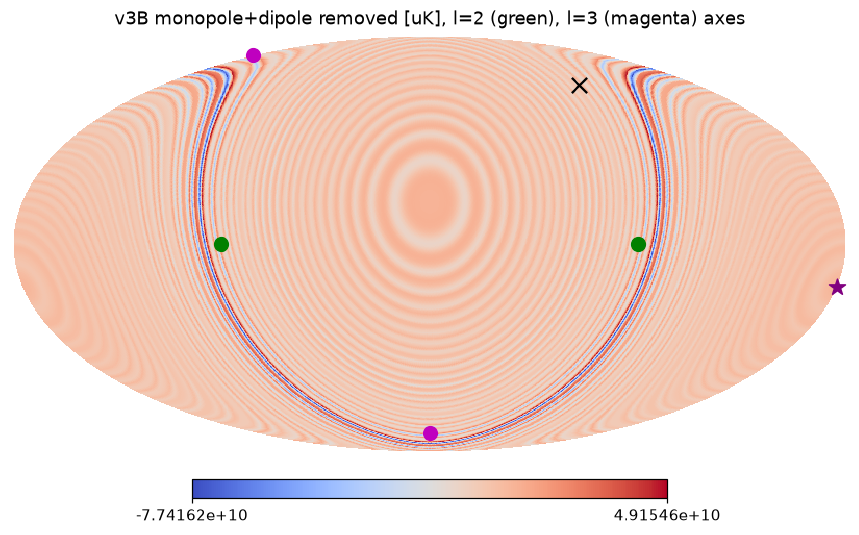

The Python source for this figure:
# v3B: quadrupole/octopole axes (max angular-momentum dispersion) of the monopole+dipole removed map vs AoE (260,60); writes cmb_lightpath_v3B.json (all key numbers).
import numpy as np,healpy as hp,json,matplotlib;matplotlib.use('Agg');import matplotlib.pyplot as plt
from cmb_lightpath_v3_common import *
m,m1,cl,cl1,kind,mean=stats('B');ax2,ax3=axis(m1,2),axis(m1,3);l,pm,pp=pct(cl1);ll=np.arange(len(cl1))
J=dict(rule='B',kind=kind,mean_profile_value=mean,rms_uK_monopole_removed=float(np.std(m)*T0uK),rms_uK_dipole_removed=float(np.std(m1)*T0uK),
 dipole_amp_dTT=float(np.sqrt(3*cl[1]/(4*np.pi))),Dl_uK2_l2_3_4_10=[float(ll[i]*(ll[i]+1)/2/np.pi*cl1[i]*T0uK**2) for i in (2,3,4,10)],
 pct_l2_30_model=pm.tolist(),pct_l2_30_planck=pp.tolist(),axis_l2=ax2,axis_l3=ax3)
json.dump(J,open('cmb_lightpath_v3B.json','w'),indent=1);print(json.dumps({k:v for k,v in J.items() if not k.startswith('pct')}))
fig=plt.figure(figsize=(9,5));hp.mollview(m1*T0uK,fig=fig.number,title='v3B monopole+dipole removed [uK], l=2 (green), l=3 (magenta) axes',cmap='coolwarm')
for a,cc in((ax2,'g'),(ax3,'m')):hp.projscatter([a['l'],a['l']+180],[a['b'],-a['b']],lonlat=True,c=cc,s=80)
hp.projscatter(260,60,lonlat=True,c='k',marker='x',s=100);hp.projscatter(180,-15,lonlat=True,c='purple',marker='*',s=120)
plt.savefig('cmb_lightpath_v3B_lowl_axes.png',dpi=110,bbox_inches='tight')
